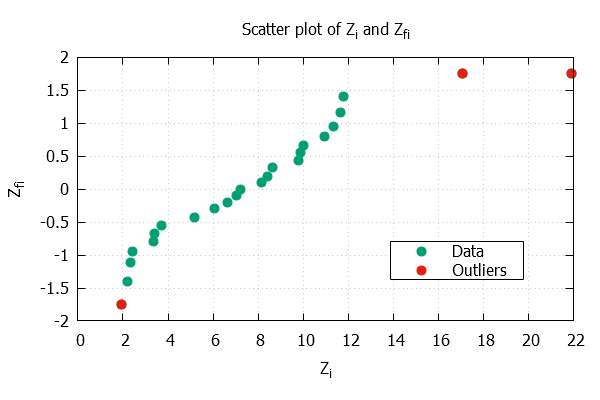

Write the gnuplot code that produced this figure.
reset
#as shown in Fig. 2. This can be achieved by settings the binstart to half the binwidth:
#set yrange [0:38]
#set xrange [0:25]
set macros
FONT ="font 'Helvetica,12'"
set key @FONT at graph 0.9,0.3 reverse Left box

set title 'Scatter plot of Z_i and Z_{fi}' @FONT
set xlabel 'Z_i' @FONT
set ylabel 'Z_{fi}' @FONT
set grid
set tics @FONT


set term pngcairo transparent size 600,400
set o 'D:\self-development\data science\udacity\p1\scatter_plot.png'
plot 'D:\self-development\data science\udacity\p1\scatter_plot.txt' u 2:4 w p pt 7 ps 1.5 lc 2 title 'Data',\
'' u 2:(4,$4>1.5?$4:NaN) w p pt 7 ps 1.5 lc 7 t 'Outliers',\
'' u 2:(4,$4<-1.5?$4:NaN) w p pt 7 ps 1.5 lc 7 notitle
set term wxt
set o
